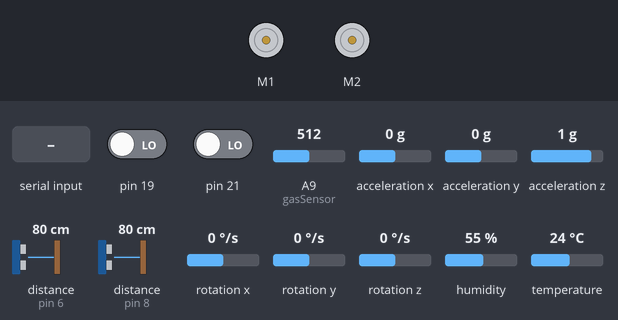
The sketch below on a simulated Arduino Mega 2560, built with avr-gcc and run on an emulated ATmega2560. Shown: 2 × DC motor (green arrow = forward, orange = backward, longer = faster). The inputs (shaded band) are chosen by the test bench; at power-on: distance to the obstacle (sensors on pin 6, pin 8) 80 cm, pin 19 LOW, pin 21 LOW, A9 (gasSensor) = 512, acceleration x 0 g, acceleration y 0 g, acceleration z 1 g, rotation x 0 °/s, rotation y 0 °/s, rotation z 0 °/s, humidity 55 %, temperature 24 °C.

Above: at 4.1 s.
4.2 s: "G\n" received over the second serial link
At 6.8 s:
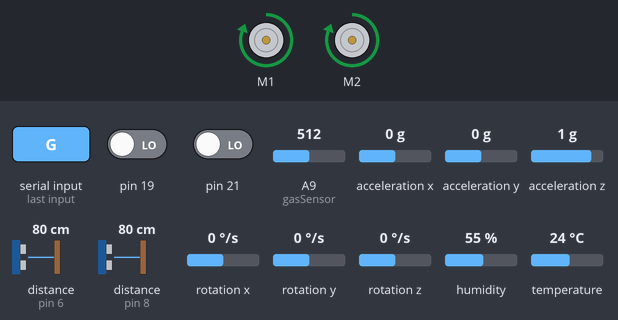
7.2 s: distance to the obstacle (sensor on pin 6) set to 10 cm
8.7 s: distance to the obstacle (sensor on pin 6) set to 7 cm
At 9.6 s:
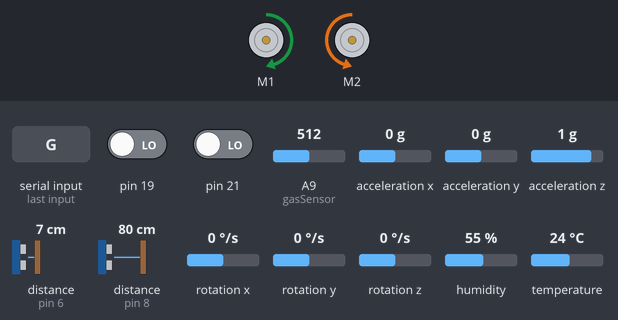
10.2 s: distance to the obstacle (sensor on pin 8) set to 9 cm
11.7 s: distance to the obstacle (sensor on pin 8) set to 6 cm
At 12.3 s:
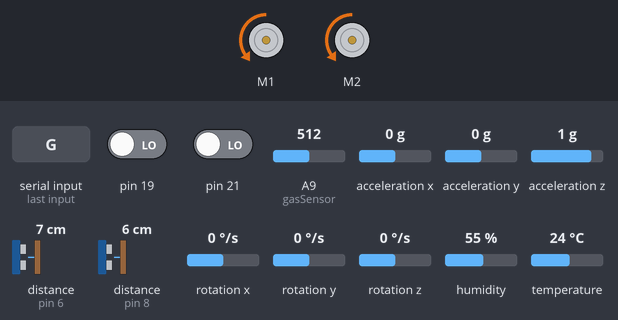
13.2 s: distance to the obstacle (sensor on pin 8) set to 29 cm
14.8 s: distance to the obstacle (sensor on pin 8) set to 33 cm
At 15.4 s:
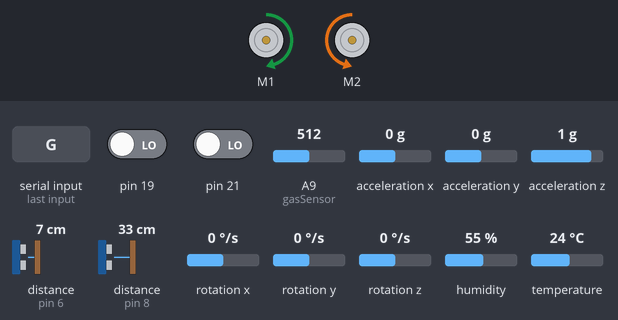
Timing chart, 0 to 17.5 s (numbered marks = the images above; inputs shaded):
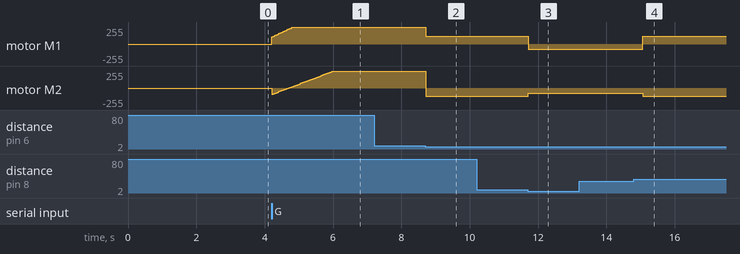

The sketch:

Cave_Explore_fixed_2.ino
```cpp
#include <Arduino.h>
#include "MeMegaPi.h"
#include <Wire.h>
#include <SimpleDHT.h>

MeEncoderOnBoard encoderLeft(SLOT1);
MeEncoderOnBoard encoderRight(SLOT2);
MeMegaPiDCMotor motor_left(PORT1B);
MeMegaPiDCMotor motor_right(PORT2B);
MeUltrasonicSensor ultraSensor_front(PORT_8);
MeUltrasonicSensor ultraSensor_right(PORT_6);
MeGyro gyro(PORT_7);

const int pinDHT11 = A8;
SimpleDHT11 dht11(pinDHT11); // Передаємо пін одразу в конструктор

// Датчик газу на аналоговому піні A10
const int gasSensor = A9;

int distance_front;
int distance_right;
float error_count_L = 0;
float error_count_R = 0;
int loop_count = 0;
int packet_count = 0;  // ✅ объявлен
int sensors_count = 0;

int normal_right_distance = 7;
int safe_distance = 7;
bool isRunning = false;

float gyro_offset = 0;  // ✅ только один раз
float accumulated_angle = 0;

long prev_left = 0;
long prev_right = 0;

void isr_encoder_left() {
  if (digitalRead(encoderLeft.getPortB()) == 0) encoderLeft.pulsePosMinus();
  else encoderLeft.pulsePosPlus();
}

void isr_encoder_right() {
  if (digitalRead(encoderRight.getPortB()) == 0) encoderRight.pulsePosMinus();
  else encoderRight.pulsePosPlus();
}

void move(int speedL, int speedR){
  motor_left.run(speedL);
  motor_right.run(-speedR);
}

void motors_stop(){
  motor_left.stop();
  motor_right.stop();
}

void resetEncoders() {
  encoderLeft.setPulsePos(0);
  encoderRight.setPulsePos(0);
}

void recalibrate_gyro() {
  float angle_before = gyro.getAngleZ() - gyro_offset;

  float new_offset = 0;
  for(int i = 0; i < 50; i++) {
    gyro.update();
    new_offset += gyro.getAngleZ();
    delay(10);
  }
  new_offset /= 50;

  gyro_offset = new_offset - angle_before;
}

void sendData() {
  long curr_left  = -encoderLeft.getPulsePos();
  long curr_right =  encoderRight.getPulsePos();

  long delta_L = curr_left  - prev_left;
  long delta_R = curr_right - prev_right;

  prev_left  = curr_left;
  prev_right = curr_right;

  gyro.update();
  float theta = gyro.getAngleZ() - gyro_offset;

  Serial3.print(delta_L);
  Serial3.print("; ");
  Serial3.print(delta_R);
  Serial3.print("; ");
  Serial3.println(theta);
  if (sensors_count == 10) {
    sensors_count = 0;

    int gasValue = analogRead(gasSensor);
    Serial3.print(gasValue);
    Serial3.print("S ");
    byte temperature = 0;
    byte humidity = 0;
    int err = SimpleDHTErrSuccess;

    // Стандартний виклик функції read для сучасних версій SimpleDHT
    if ((err = dht11.read(&temperature, &humidity, NULL)) != SimpleDHTErrSuccess) {
      Serial3.print("DHT11 read failed, err=");
      Serial3.println(SimpleDHTErrCode(err));
    } else {
      Serial3.print((int)temperature);
      Serial3.print("S ");
      Serial3.println((int)humidity);
    }

  }
  sensors_count += 1;
  packet_count++;  // ✅ считаем пакеты здесь
}

void runMyRobotCode() {
  Serial3.println("-> MegaPi активовано...");
  packet_count = 0;
  while (true) {
    distance_front = ultraSensor_front.distanceCm();
    distance_right = ultraSensor_right.distanceCm();

    if (distance_front == 0) distance_front = 400;
    if (distance_right == 0) distance_right = 400;

    loop_count += 1;

    if (distance_front <= safe_distance) {
      while (distance_front <= 30) {
        distance_front = ultraSensor_front.distanceCm();
        if (distance_front == 0) distance_front = 400;

        move(-80, 80);
        sendData();
        delay(200);
      }
      error_count_L = 0;
      error_count_R = 0;
    } else {
      if (distance_right >= normal_right_distance - 1 && distance_right <= normal_right_distance + 1) {
        move(120, 120);
        error_count_L = 0;
        error_count_R = 0;
      } else if (distance_right < normal_right_distance - 1) {
        error_count_L += 1;
        error_count_R = 0;
        move(100 - 8 * error_count_L, 100 + 10 * error_count_L);
      } else {
        error_count_R += 1;
        error_count_L = 0;
        move(100 + 10 * error_count_R, 100 - 8 * error_count_R);
      }

      if (loop_count >= 5) {
        sendData();
        loop_count = 0;
      }
    }

    if (packet_count >= 500) {
      motors_stop();
      sendData();
      recalibrate_gyro();
      packet_count = 0;
    }

    delay(30);
  }
}

void setup() {
  Serial3.begin(115200);
  gyro.begin();
  delay(1000);

  for(int i = 0; i < 100; i++) {
    gyro.update();
    gyro_offset += gyro.getAngleZ();
    delay(10);
  }
  gyro_offset /= 100;

  attachInterrupt(encoderLeft.getIntNum(),  isr_encoder_left,  RISING);
  attachInterrupt(encoderRight.getIntNum(), isr_encoder_right, RISING);
}

void loop() {
  while (Serial3.available() > 0) {
    char incomingChar = Serial3.read();
    if (incomingChar == 'G') {
      isRunning = true;
      Serial3.println("=== СИГНАЛ ОТРИМАНО! ЗАПУСК ===");
      runMyRobotCode();
    }
  }
}
```

Measured:
- the behaviour switches between 9 and 8 cm on distance to the obstacle (sensor on pin 6) (found by bisection; images 1 and 2)
- the behaviour switches between 8 and 7 cm on distance to the obstacle (sensor on pin 8) (found by bisection; images 2 and 3)
- the behaviour switches between 30 and 31 cm on distance to the obstacle (sensor on pin 8) (found by bisection; images 3 and 4)
- after the input at 4.2 s, motor M1: moves from stopped to forward 255/255 over 0.62 s, starting at once
- after the input at 7.2 s, every drawn part: stays the same
- after the input at 8.7 s, motor M1: forward 255/255 → forward 120/255 at once; motor M2: forward 255/255 → backward 120/255 at once
- after the input at 10.2 s, every drawn part: stays the same
- after the input at 11.7 s, motor M1: forward 120/255 → backward 80/255 at once; motor M2: backward 120/255 → backward 80/255 at once
- after the input at 13.2 s, every drawn part: stays the same
- after the input at 14.8 s, motor M1: backward 80/255 → forward 120/255 after 0.27 s; motor M2: backward 80/255 → backward 120/255 after 0.27 s
